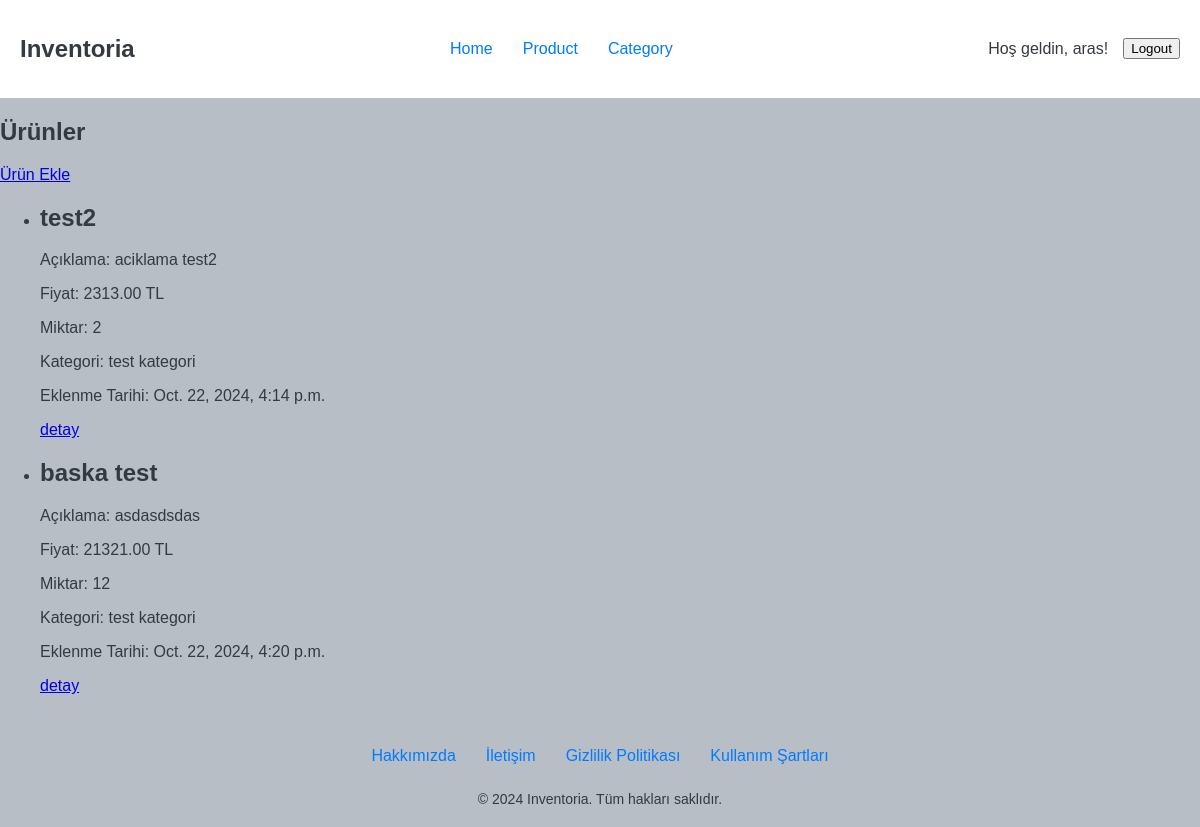
The page /products/ (signed in) on the database as committed earlier.
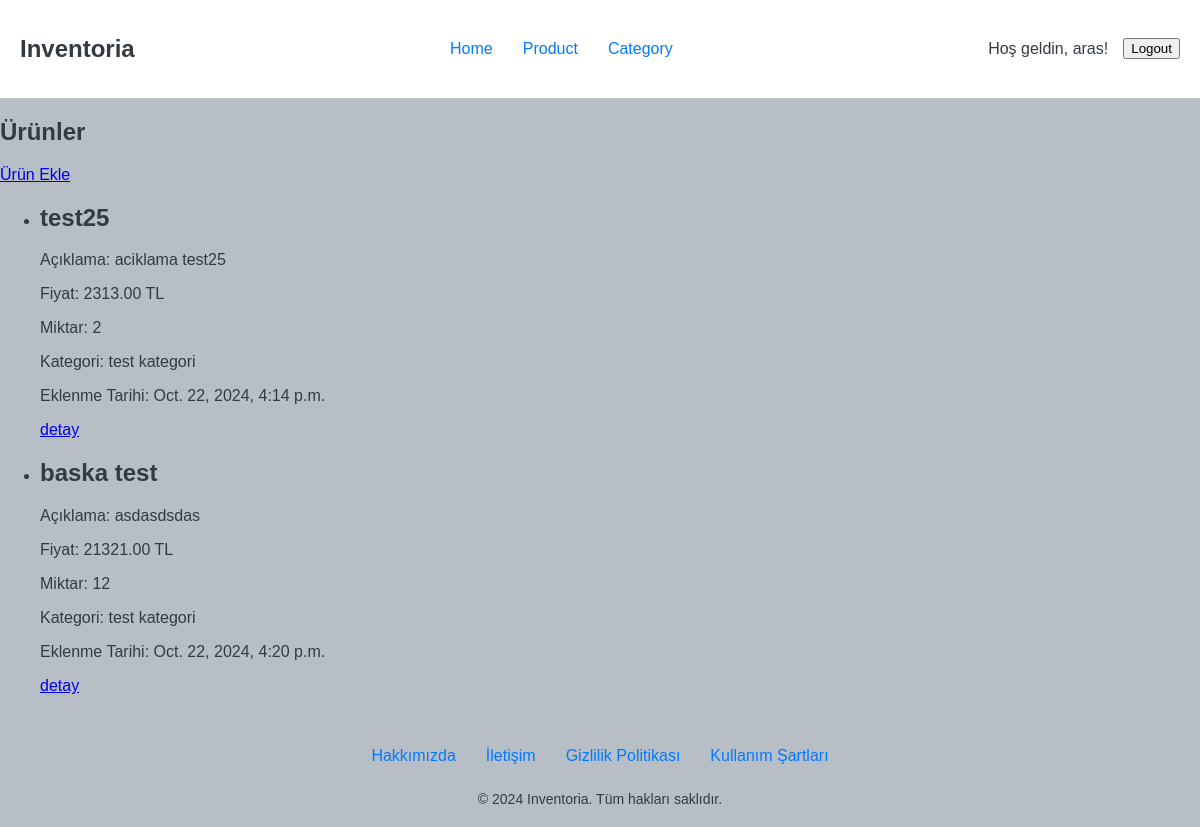
The same page on the database as committed later.
### inventory/models.py (models this page shows, shortened)
class Product(models.Model):
    owner = models.ForeignKey(User, on_delete=models.CASCADE, help_text="The user who owns the product.")
    name = models.CharField(max_length=100, help_text="Name of the product.")
    description = models.TextField(help_text="Description of the product.")
    price = models.DecimalField(max_digits=10, decimal_places=2, help_text="Price of the product.")
    quantity = models.PositiveIntegerField(default=0, help_text="Available quantity of the product.")
    category = models.ForeignKey(Category, on_delete=models.CASCADE, help_text="Category of the product.")
    created_at = models.DateTimeField(auto_now_add=True, help_text="Timestamp when the product was created.")
    updated_at = models.DateTimeField(auto_now=True, help_text="Timestamp when the product was last updated.")
    deleted_at = models.DateTimeField(null=True, blank=True, help_text="Timestamp when the product was deleted.")

### category/models.py (models this page shows)
class Category(models.Model):
    name = models.CharField(max_length=100)
    description = models.TextField(blank=True, null=True)
    def __str__(self):
        return self.name

### inventory/views.py (the view)
# urls.py: path('products/', views.product, name='product'),
@login_required
def product(request):
    user_products = Product.objects.filter(owner=request.user)
    return render(request, 'product.html', {'products': user_products})

### inventory/templates/product.html (shortened to what this page needs)
{% extends 'base.html' %}
{% block content %}
<h2>Ürünler</h2>
<a href="{% url 'inventory:create_product' %}" class="btn btn-primary">Ürün Ekle</a>
{% if products %}
    <ul>
        {% for product in products %}
            <li>
                <h2>{{ product.name }}</h2>
                <p>Açıklama: {{ product.description }}</p>
                <p>Fiyat: {{ product.price }} TL</p>
                <p>Miktar: {{ product.quantity }}</p>
                <p>Kategori: {{ product.category }}</p>
                <p>Eklenme Tarihi: {{ product.created_at }}</p>
                <a href="{% url 'inventory:view_product' product.id %}">detay</a>
            </li>
        {% endfor %}
    </ul>
{% else %}
    <p>Henüz ürün eklemediniz.</p>
{% endif %}
{% endblock %}

### templates/base.html (shortened to what this page needs)
{% load static %}
<!DOCTYPE html>
<html lang="tr">
<head>
    <link rel="stylesheet" href="{% static 'css/style.css' %}">
    <link rel="stylesheet" href="{% static 'css/navbar.css' %}">
    <link rel="stylesheet" href="{% static 'css/footer.css' %}">
</head>
<body>
    <div class="wrapper">
        {% include "navbar.html" %}
        <main>
            {% block content %}
            {% endblock %}
        </main>
    </div>
    {% include "footer.html" %}
</body>
</html>

### templates/navbar.html (shortened to what this page needs)
<header>
    <nav>
        <div class="logo">
            <h1>Inventoria</h1>
        </div>
        <ul>
            <li><a href="{% url 'inventory:index' %}">Home</a></li>
            <li><a href="{% url 'inventory:product' %}">Product</a></li>
            <li><a href="{% url 'category:list' %}">Category</a></li>
        </ul>
        <div class="auth-links">
            {% if user.is_authenticated %}
                <p>Hoş geldin, {{ user.username }}!</p>
                <form method="POST" action="{% url 'logout' %}">
                    <button type="submit">Logout</button>
                </form>
            {% else %}
                <a href="{% url 'login' %}">Giriş Yap</a>
                <a href="{% url 'users:register' %}">Kayıt Ol</a>
            {% endif %}
        </div>
    </nav>
</header>

### templates/footer.html
<footer>
    <div class="footer-content">
        <div class="footer-links">
            <ul>
                <li><a href="#">Hakkımızda</a></li>
                <li><a href="#">İletişim</a></li>
                <li><a href="#">Gizlilik Politikası</a></li>
                <li><a href="#">Kullanım Şartları</a></li>
            </ul>
        </div>
        <div class="footer-info">
            <p>&copy; 2024 Inventoria. Tüm hakları saklıdır.</p>
        </div>
    </div>
</footer>

### static/css/style.css (style rules this page uses)
:root { --primary-color: #007BFF; --secondary-color: #6C757D; --background-color: #b7bec5; --text-color: #343A40; --header-background: #FFFFFF; --link-color: #007BFF; --link-hover-color: #0056b3; --success-color: #28A745; --error-color: #DC3545; --warning-color: #FFC107; --font-family: 'Arial', sans-serif; --font-size: 16px; --header-font-size: 24px; --small-font-size: 14px; }
body { display: flex; flex-direction: column; min-height: 100vh; margin: 0; font-family: var(--font-family); background-color: var(--background-color); color: var(--text-color); }
.wrapper { flex: 1; }

### static/css/navbar.css (style rules this page uses)
header { background-color: var(--header-background); padding: 15px 20px; }
nav { display: flex; justify-content: space-between; align-items: center; }
nav ul { list-style: none; padding: 0; display: flex; }
nav ul li { margin: 0 15px; }
nav ul li a { text-decoration: none; color: var(--primary-color); transition: color 0.3s; }
.auth-links { display: flex; align-items: center; }
.auth-links p { margin-right: 15px; }

### static/css/footer.css (style rules this page uses)
footer { background-color: var(--background-color); padding: 20px; text-align: center; color: var(--text-color); }
.footer-content { display: flex; flex-direction: column; align-items: center; }
.footer-links { margin-bottom: 10px; }
.footer-links ul { list-style: none; padding: 0; display: flex; }
.footer-links ul li { margin: 0 15px; }
.footer-links ul li a { text-decoration: none; color: var(--primary-color); transition: color 0.3s; }
.footer-info p { margin: 0; font-size: var(--small-font-size); }

Rows that differ between the two databases and show on the page:
changed Product: name "test2" → "test25"; description "aciklama test2" → "aciklama test25"
